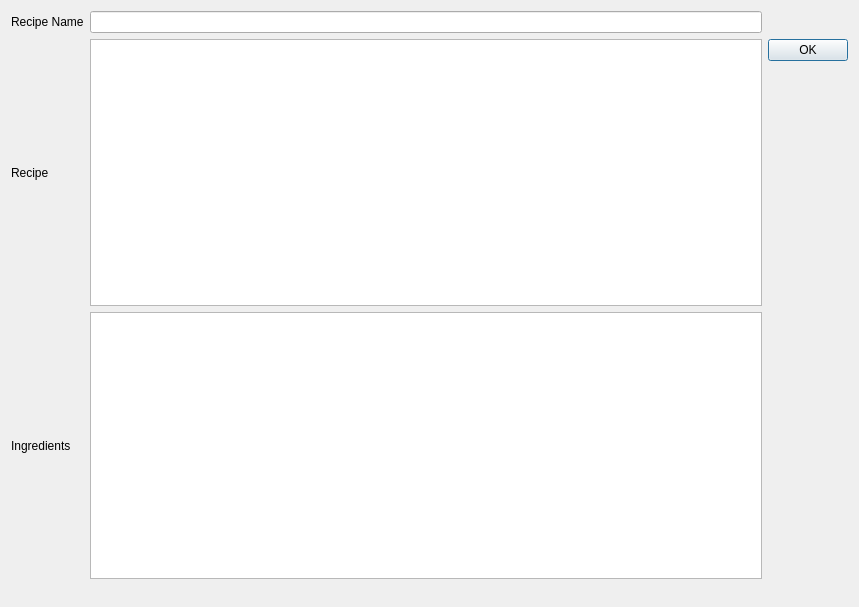
<?xml version="1.0" encoding="UTF-8"?>
<ui version="4.0">
 <class>editRecipe</class>
 <widget class="QDialog" name="editRecipe">
  <property name="geometry">
   <rect>
    <x>0</x>
    <y>0</y>
    <width>859</width>
    <height>607</height>
   </rect>
  </property>
  <property name="windowTitle">
   <string>Dialog</string>
  </property>
  <layout class="QGridLayout" name="gridLayout">
   <item row="0" column="0">
    <widget class="QLabel" name="label">
     <property name="text">
      <string>Recipe Name</string>
     </property>
    </widget>
   </item>
   <item row="0" column="1" colspan="2">
    <widget class="QLineEdit" name="nameText"/>
   </item>
   <item row="3" column="1" colspan="2">
    <widget class="QTextEdit" name="recipeText"/>
   </item>
   <item row="3" column="3">
    <widget class="QDialogButtonBox" name="btnOK">
     <property name="layoutDirection">
      <enum>Qt::LeftToRight</enum>
     </property>
     <property name="orientation">
      <enum>Qt::Vertical</enum>
     </property>
     <property name="standardButtons">
      <set>QDialogButtonBox::Ok</set>
     </property>
    </widget>
   </item>
   <item row="4" column="1" colspan="2">
    <widget class="QTextEdit" name="ingredText"/>
   </item>
   <item row="5" column="1">
    <spacer name="horizontalSpacer">
     <property name="orientation">
      <enum>Qt::Horizontal</enum>
     </property>
     <property name="sizeHint" stdset="0">
      <size>
       <width>660</width>
       <height>17</height>
      </size>
     </property>
    </spacer>
   </item>
   <item row="4" column="0">
    <widget class="QLabel" name="label_3">
     <property name="text">
      <string>Ingredients</string>
     </property>
    </widget>
   </item>
   <item row="3" column="0">
    <widget class="QLabel" name="label_2">
     <property name="text">
      <string>Recipe</string>
     </property>
    </widget>
   </item>
  </layout>
 </widget>
 <resources/>
 <connections>
  <connection>
   <sender>btnOK</sender>
   <signal>accepted()</signal>
   <receiver>editRecipe</receiver>
   <slot>accept()</slot>
   <hints>
    <hint type="sourcelabel">
     <x>248</x>
     <y>254</y>
    </hint>
    <hint type="destinationlabel">
     <x>157</x>
     <y>274</y>
    </hint>
   </hints>
  </connection>
  <connection>
   <sender>btnOK</sender>
   <signal>rejected()</signal>
   <receiver>editRecipe</receiver>
   <slot>reject()</slot>
   <hints>
    <hint type="sourcelabel">
     <x>316</x>
     <y>260</y>
    </hint>
    <hint type="destinationlabel">
     <x>286</x>
     <y>274</y>
    </hint>
   </hints>
  </connection>
 </connections>
</ui>
